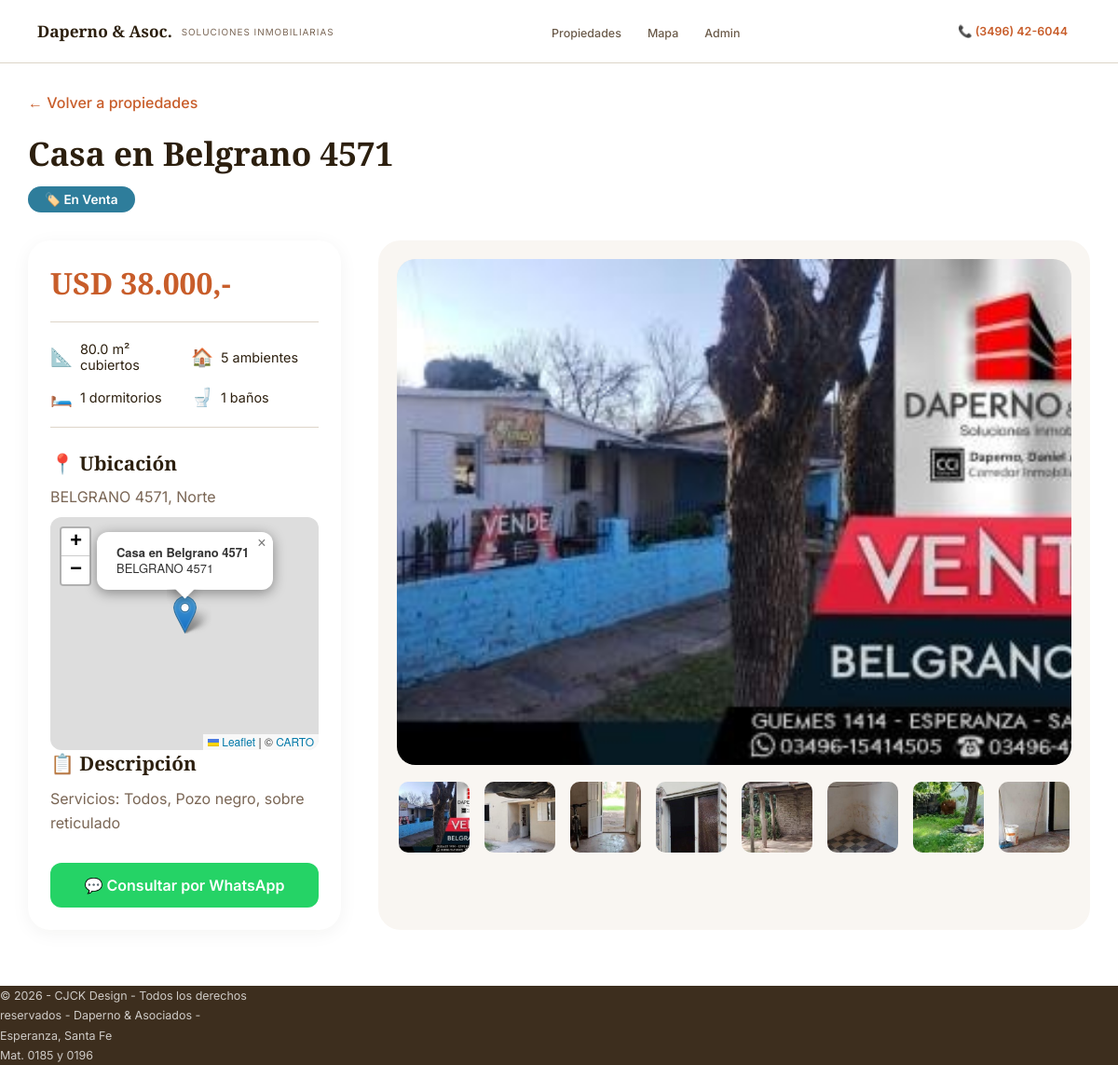
/propiedad/1, run on the app's committed database.
### models.py (models this page shows, shortened)
class Propiedad(db.Model):
    __tablename__ = 'propiedades'
    id = db.Column(db.Integer, primary_key=True)
    titulo = db.Column(db.String(200), nullable=False)
    operacion = db.Column(db.String(20), nullable=False)
    tipo = db.Column(db.String(50), nullable=False)
    precio = db.Column(db.String(100), nullable=False)
    direccion = db.Column(db.String(200), nullable=False)
    barrio = db.Column(db.String(100), nullable=False)
    latitud = db.Column(db.Float, default=0)
    longitud = db.Column(db.Float, default=0)
    superficie = db.Column(db.Float, default=0)
    ambientes = db.Column(db.Integer, default=0)
    dormitorios = db.Column(db.Integer, default=0)
    banos = db.Column(db.Integer, default=0)
    descripcion = db.Column(db.Text, default='')
    destacado = db.Column(db.Boolean, default=False)
    activo = db.Column(db.Boolean, default=True)
    fecha_creacion = db.Column(db.DateTime, default=datetime.utcnow)
    imagenes = db.relationship('ImagenPropiedad', backref='propiedad', lazy=True, cascade='all, delete-orphan')

class ImagenPropiedad(db.Model):
    __tablename__ = 'imagenes_propiedad'
    id = db.Column(db.Integer, primary_key=True)
    propiedad_id = db.Column(db.Integer, db.ForeignKey('propiedades.id'), nullable=False)
    url = db.Column(db.String(500), nullable=False)
    orden = db.Column(db.Integer, default=0)

### app.py (the view)
@app.route('/propiedad/<int:id>')
def propiedad_detail(id):
    propiedad = Propiedad.query.get_or_404(id)
    if not propiedad.activo:
        abort(404)
    return render_template('propiedad_detail.html', propiedad=propiedad)

### templates/propiedad_detail.html (shortened to what this page needs)
{% extends "base.html" %}
{% block content %}
<div class="detail-container">
    <a href="{{ url_for('index') }}#propiedades" class="back-link">← Volver a propiedades</a>
    <div class="detail-header">
        <h1>{{ propiedad.titulo }}</h1>
        <div class="detail-operacion-badge {{ propiedad.operacion }}">
            {{ propiedad.operacion|replace('venta', '🏷️ En Venta')|replace('alquiler', '🔑 Alquiler')|replace('alq-temp', '📅 Alquiler Temporario') }}
        </div>
    </div>
    <div class="detail-content">
        <div class="detail-info">
            <div class="detail-precio">{{ propiedad.precio }}</div>
            <div class="detail-caracteristicas">
                {% if propiedad.superficie %}
                <div class="caract-item">
                    <span class="caract-icon">📐</span>
                    <span>{{ propiedad.superficie }} m² cubiertos</span>
                </div>
                {% endif %}
                {% if propiedad.ambientes %}
                <div class="caract-item">
                    <span class="caract-icon">🏠</span>
                    <span>{{ propiedad.ambientes }} ambientes</span>
                </div>
                {% endif %}
                {% if propiedad.dormitorios %}
                <div class="caract-item">
                    <span class="caract-icon">🛏️</span>
                    <span>{{ propiedad.dormitorios }} dormitorios</span>
                </div>
                {% endif %}
                {% if propiedad.banos %}
                <div class="caract-item">
                    <span class="caract-icon">🚽</span>
                    <span>{{ propiedad.banos }} baños</span>
                </div>
                {% endif %}
            </div>
            <div class="detail-ubicacion">
                <h3>📍 Ubicación</h3>
                <p>{{ propiedad.direccion }}, {{ propiedad.barrio }}</p>
                <div id="detail-map" style="height: 250px; margin-top: 12px; border-radius: 12px; overflow: hidden;"></div>
            </div>
            <div class="detail-descripcion">
                <h3>📋 Descripción</h3>
                <p>{{ propiedad.descripcion or 'Sin descripción detallada.' }}</p>
            </div>
            <div class="detail-contacto">
                <a href="https://wa.me/5493496426044?text=Hola%2C%20consulto%20por%3A%20{{ propiedad.titulo|urlencode }}" target="_blank" class="whatsapp-btn">
                    💬 Consultar por WhatsApp
                </a>
            </div>
        </div>
        <div class="detail-gallery">
            <div class="main-image">
                {% if propiedad.imagenes %}
                <img id="mainImage" src="{{ propiedad.imagenes[0].url }}" alt="{{ propiedad.titulo }}">
                {% else %}
                <div class="no-image">📷 Sin imágenes</div>
                {% endif %}
            </div>
            {% if propiedad.imagenes|length > 1 %}
            <div class="thumbnails">
                {% for img in propiedad.imagenes %}
                <img src="{{ img.url }}" class="thumbnail" onclick="document.getElementById('mainImage').src='{{ img.url }}'">
                {% endfor %}
            </div>
            {% endif %}
        </div>
    </div>
</div>
{% endblock %}

### templates/base.html (shortened to what this page needs)
<!DOCTYPE html>
<html lang="es">
<head>
    <link rel="stylesheet" href="https://unpkg.com/leaflet@1.9.4/dist/leaflet.css" />
    <link rel="stylesheet" href="{{ url_for('static', filename='css/style.css') }}">
</head>
<body>
    <nav>
        <a href="{{ url_for('index') }}" class="nav-logo">
            <div class="nav-logo-text">Daperno &amp; Asoc.</div>
            <div class="nav-logo-sub">Soluciones Inmobiliarias</div>
        </a>
        <ul class="nav-links">
            <li><a href="{{ url_for('index') }}#propiedades">Propiedades</a></li>
            <li><a href="{{ url_for('index') }}#mapa">Mapa</a></li>
            <li><a href="{{ url_for('admin_dashboard') }}">Admin</a></li>
        </ul>
        <a href="tel:+5493496426044" class="nav-phone">📞 (3496) 42-6044</a>
    </nav>
    <main>
        {% block content %}{% endblock %}
    </main>
    <footer>
        <div class="footer-content">
            <p>© 2026 -  CJCK Design - Todos los derechos reservados - Daperno & Asociados - Esperanza, Santa Fe</p>
            <p>Mat. 0185 y 0196</p>
        </div>
    </footer>
</body>
</html>

### static/css/style.css (style rules this page uses)
*, *::before, *::after { box-sizing: border-box; margin: 0; padding: 0; }
:root { --sky: #FEF6EE; --peach: #FDDCB5; --orange: #E8834A; --terra: #C85D2A; --rose: #F2C4A0; --blue: #B8D4E8; --sky2: #E8F4FB; --white: #FFFFFF; --g50: #F9F6F2; --g100: #F0EBE3; --g200: #DDD5C8; --g400: #A89880; --g600: #6B5B4A; --g800: #3D2E1E; --text: #2C1F0E; --soft: #7A6655; --acc: #E8834A; --accd: #C85D2A; --accl: #FEE4CC; --nav: 68px; }
html { scroll-behavior: smooth; }
body { font-family: 'Inter', sans-serif; background: var(--white); color: var(--text); overflow-x: hidden; }
nav { position: fixed; top: 0; left: 0; right: 0; z-index: 1000; height: var(--nav); background: rgba(255, 255, 255, .95); backdrop-filter: blur(14px); border-bottom: 1px solid var(--g200); display: flex; align-items: center; padding: 0 40px; gap: 0; }
.nav-logo { display: flex; align-items: center; gap: 10px; text-decoration: none; flex-shrink: 0; }
.nav-logo-text { font-family: 'Playfair Display', serif; font-size: 1.08rem; font-weight: 600; color: var(--text); line-height: 1.1; }
.nav-logo-sub { font-size: .62rem; letter-spacing: .1em; text-transform: uppercase; color: var(--soft); }
.nav-links { display: flex; list-style: none; margin: 0 auto; gap: 2px; }
.nav-links a { font-size: .78rem; font-weight: 500; color: var(--g600); text-decoration: none; padding: 7px 13px; border-radius: 6px; transition: background .2s, color .2s; }
.nav-phone { font-size: .78rem; font-weight: 600; color: var(--accd); display: flex; align-items: center; gap: 6px; margin-right: 14px; text-decoration: none; }
footer { background: var(--g800); color: rgba(255, 255, 255, .75); }
footer p { font-size: .78rem; line-height: 1.7; max-width: 280px; }

### templates/propiedad_detail.html (style rules this page uses)
.detail-container { max-width: 1200px; margin: 100px auto 60px; padding: 0 30px; }
.back-link { display: inline-flex; align-items: center; gap: 6px; color: var(--accd); text-decoration: none; font-weight: 500; margin-bottom: 20px; transition: gap 0.2s; }
.detail-header { margin-bottom: 30px; }
.detail-header h1 { font-family: 'Playfair Display', serif; font-size: 2.2rem; color: var(--text); margin-bottom: 12px; }
.detail-operacion-badge { display: inline-block; padding: 6px 18px; border-radius: 40px; font-size: 0.85rem; font-weight: 600; color: white; }
.detail-operacion-badge.venta { background: #2E7D9B; }
.detail-content { display: grid; grid-template-columns: 1fr 1fr; gap: 40px; }
.detail-info { background: white; border-radius: 24px; padding: 24px; box-shadow: 0 4px 20px rgba(44,31,14,0.05); }
.detail-precio { font-size: 2rem; font-weight: 700; color: var(--accd); margin-bottom: 20px; font-family: 'Playfair Display', serif; }
.detail-caracteristicas { display: grid; grid-template-columns: 1fr 1fr; gap: 14px; padding: 20px 0; border-top: 1px solid var(--g200); border-bottom: 1px solid var(--g200); margin-bottom: 24px; }
.caract-item { display: flex; align-items: center; gap: 8px; font-size: 0.9rem; color: var(--text); }
.caract-icon { font-size: 1.2rem; }
.detail-ubicacion h3, .detail-descripcion h3 { font-family: 'Playfair Display', serif; font-size: 1.3rem; margin-bottom: 12px; color: var(--text); }
.detail-ubicacion p { color: var(--soft); margin-bottom: 12px; }
.detail-descripcion p { line-height: 1.6; color: var(--soft); }
.detail-contacto { margin-top: 30px; }
.whatsapp-btn { display: flex; align-items: center; justify-content: center; gap: 8px; background: #25D366; color: white; padding: 14px; border-radius: 12px; text-decoration: none; font-weight: 600; transition: background 0.2s; }
.detail-gallery { background: var(--g50); border-radius: 24px; padding: 20px; }
.main-image { background: var(--g100); border-radius: 20px; overflow: hidden; aspect-ratio: 4/3; display: flex; align-items: center; justify-content: center; }
.main-image img { width: 100%; height: 100%; object-fit: cover; }
.thumbnails { display: flex; gap: 12px; margin-top: 16px; overflow-x: auto; padding-bottom: 8px; }
.thumbnail { width: 80px; height: 80px; object-fit: cover; border-radius: 12px; cursor: pointer; transition: opacity 0.2s; border: 2px solid transparent; }

### data on the page
Propiedad: titulo "Casa en Belgrano 4571", operacion "🏷️ En Venta", precio "USD 38.000,-", superficie "80.0", ambientes "5", dormitorios "1", banos "1", direccion "BELGRANO 4571", barrio "Norte", descripcion "Servicios: Todos, Pozo negro, sobre reticulado"
ImagenPropiedad: url (picture)
ImagenPropiedad: url (picture)
ImagenPropiedad: url (picture)
ImagenPropiedad: url (picture)
ImagenPropiedad: url (picture)
ImagenPropiedad: url (picture)
ImagenPropiedad: url (picture)
ImagenPropiedad: url (picture)
